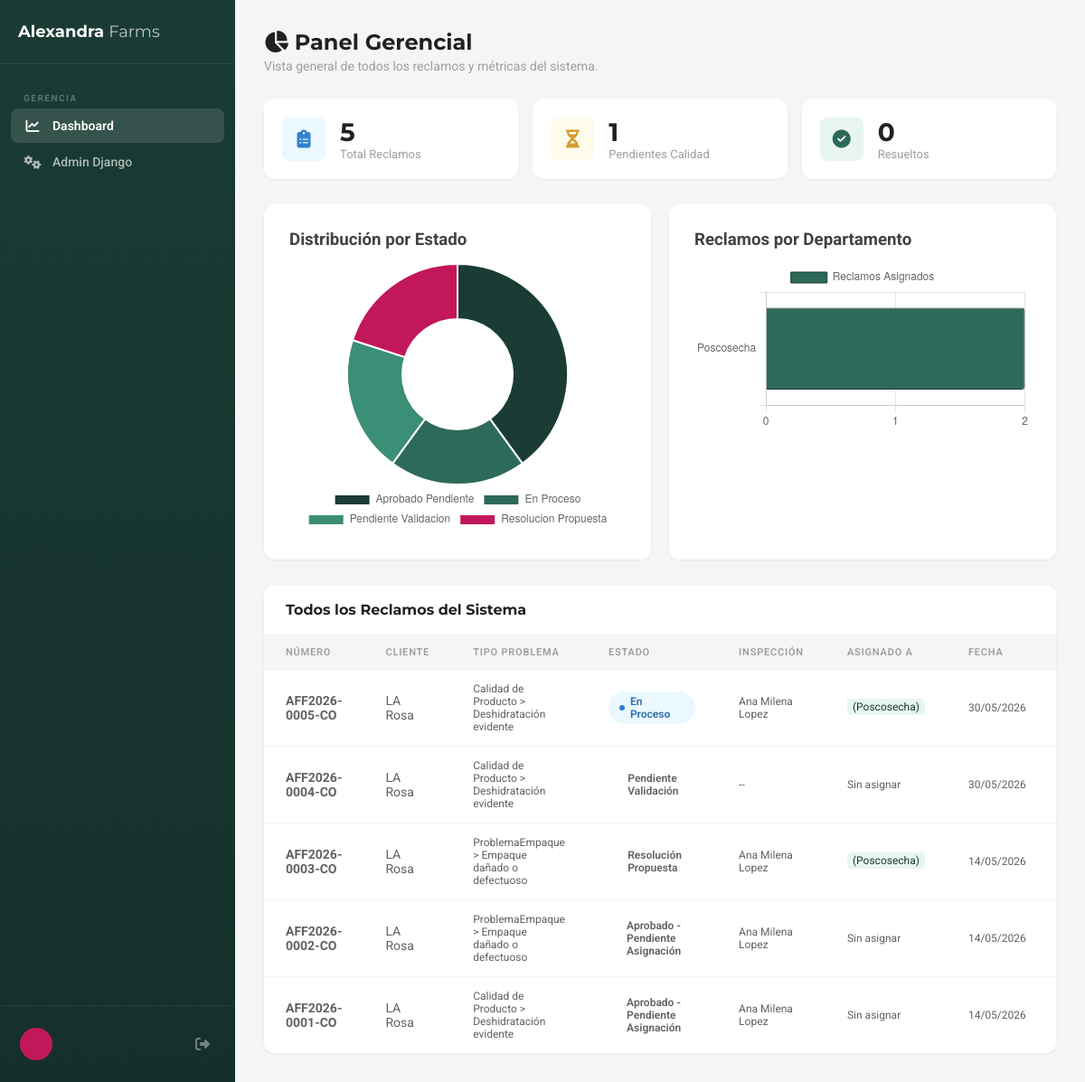
/reclamos/gerencia/ (signed in), run on the app's committed database.
### reclamos/models.py (models this page shows, shortened)
class Reclamo(models.Model):
    ESTADOS = (
        ('pendiente_validacion', _('Pendiente Validación')),
        ('en_validacion', _('En Validación')),
        ('aprobado_pendiente', _('Aprobado - Pendiente Asignación')),
        ('rechazado', _('Rechazado')),
        ('en_proceso', _('En Proceso')),
        ('en_investigacion', _('En Investigación')),
        ('resolucion_propuesta', _('Resolución Propuesta')),
        ('resuelto', _('Resuelto')),
        ('cerrado', _('Cerrado')),
    )
    numero = models.CharField(max_length=25, unique=True, editable=False, verbose_name=_('Número'))
    cliente = models.ForeignKey(Perfil, on_delete=models.CASCADE, related_name='reclamos', verbose_name=_('Cliente'))
    tipo_problema = models.ForeignKey(TipoProblema, on_delete=models.PROTECT, verbose_name=_('Tipo de problema'))
    variedad_rosa = models.CharField(max_length=100, verbose_name=_('Variedad de rosa'))
    numero_guia_master = models.CharField(max_length=100, verbose_name=_('Número de Guía Master'))
    fecha_despacho = models.DateField(verbose_name=_('Fecha de despacho'))
    descripcion = models.TextField(verbose_name=_('Descripción detallada'))
    estado = models.CharField(max_length=25, choices=ESTADOS, default='pendiente_validacion', verbose_name=_('Estado'))
    inspector_calidad = models.ForeignKey(
        Perfil, on_delete=models.SET_NULL, null=True, blank=True,
        related_name='reclamos_inspeccionados', verbose_name=_('Inspector de Calidad')
    )
    motivo_rechazo = models.ForeignKey(
        MotivoRechazo, on_delete=models.SET_NULL, null=True, blank=True,
        verbose_name=_('Motivo de Rechazo')
    )
    observaciones_internas_calidad = models.TextField(blank=True, verbose_name=_('Observaciones Internas (Calidad)'))
    zona_horaria_cliente = models.CharField(max_length=50, default='America/New_York', verbose_name=_('Zona horaria cliente'))
    created_at = models.DateTimeField(auto_now_add=True)
    updated_at = models.DateTimeField(auto_now=True)
    class Meta:
        verbose_name = _('Reclamo')
        verbose_name_plural = _('Reclamos')
        ordering = ['-created_at']
        permissions = [
            ("puede_validar_calidad", "Puede validar reclamos como Control de Calidad"),
            ("puede_ver_gerencia", "Puede ver dashboard gerencial"),
        ]

class TipoProblema(models.Model):
    categoria = models.ForeignKey(CategoriaProblema, on_delete=models.CASCADE, related_name='tipos')
    nombre = models.CharField(max_length=150, verbose_name=_('Tipo de Problema'))
    activo = models.BooleanField(default=True)
    class Meta:
        verbose_name = _('Tipo de Problema')
        verbose_name_plural = _('Tipos de Problemas')
    def __str__(self):
        return f"{self.categoria.nombre} > {self.nombre}"

class CategoriaProblema(models.Model):
    nombre = models.CharField(max_length=100, verbose_name=_('Categoría'))
    orden = models.PositiveIntegerField(default=0)
    class Meta:
        verbose_name = _('Categoría de Problema')
        verbose_name_plural = _('Categorías de Problemas')
        ordering = ['orden']

class AsignacionArea(models.Model):
    reclamo = models.ForeignKey(Reclamo, on_delete=models.CASCADE, related_name='areas_asignadas')
    responsable = models.ForeignKey(Perfil, on_delete=models.CASCADE, related_name='tareas_reclamos')
    departamento = models.CharField(max_length=100, verbose_name=_('Departamento (ej. Poscosecha)'))
    fecha_asignacion = models.DateTimeField(auto_now_add=True)
    accion_tomada = models.TextField(blank=True, verbose_name=_('Acciones tomadas'))
    class Meta:
        verbose_name = _('Asignación a Área')
        unique_together = ('reclamo', 'responsable')

### cuentas/models.py (models this page shows, shortened)
class Perfil(models.Model):
    ROLES = (
        ('cliente_comprador', _('Cliente Comprador')),
        ('empleado', _('Empleado Interno')),
    )
    DEPARTAMENTOS = (
        ('ventas', _('Ventas')),
        ('calidad', _('Control de Calidad')),
        ('poscosecha', _('Poscosecha')),
        ('produccion', _('Producción')),
        ('exportaciones', _('Exportaciones')),
        ('gerencia', _('Gerencia General')),
        ('admin', _('Administrador TI')),
    )
    IDIOMAS = (
        ('es', _('Español')),
        ('en', _('English')),
        ('ru', _('Русский')),
    )
    user = models.OneToOneField(User, on_delete=models.CASCADE, related_name='perfil')
    role = models.CharField(max_length=20, choices=ROLES, verbose_name=_('Rol'))
    departamento = models.CharField(max_length=20, choices=DEPARTAMENTOS, null=True, blank=True, verbose_name=_('Departamento'))
    phone = models.CharField(max_length=30, blank=True, verbose_name=_('Teléfono'))
    company_name = models.CharField(max_length=200, blank=True, verbose_name=_('Empresa'))
    country = models.CharField(max_length=100, blank=True, verbose_name=_('País'))
    preferred_language = models.CharField(
        max_length=2, choices=IDIOMAS, default='es', verbose_name=_('Idioma preferido')
    )
    must_change_password = models.BooleanField(
        default=False, verbose_name=_('Debe cambiar contraseña')
    )
    temp_password_expires_at = models.DateTimeField(
        null=True, blank=True, verbose_name=_('Expiración de contraseña temporal')
    )
    failed_attempts = models.IntegerField(default=0, verbose_name=_('Intentos fallidos'))
    locked_until = models.DateTimeField(
        null=True, blank=True, verbose_name=_('Bloqueado hasta')
    )
    created_at = models.DateTimeField(auto_now_add=True, verbose_name=_('Creado el'))
    class Meta:
        verbose_name = _('Perfil')
        verbose_name_plural = _('Perfiles')

### reclamos/views.py (the view)
# urls.py: path('gerencia/', views.panel_gerencia, name='panel_gerencia'),
@login_required
def panel_gerencia(request):
    if not request.user.is_superuser:
        return redirect('login')
    reclamos = Reclamo.objects.select_related(
        'cliente__user', 'inspector_calidad__user', 'tipo_problema'
    ).prefetch_related('areas_asignadas__responsable__user').order_by('-created_at')
    total_reclamos = reclamos.count()
    pendientes_calidad = reclamos.filter(estado='pendiente_validacion').count()
    resueltos = reclamos.filter(estado__in=['resuelto', 'cerrado']).count()
    estados_data = Reclamo.objects.values('estado').annotate(total=Count('id'))
    estados_labels = [item['estado'].replace('_', ' ').title() for item in estados_data]
    estados_counts = [item['total'] for item in estados_data]
    areas_data = AsignacionArea.objects.values('departamento').annotate(total=Count('reclamo', distinct=True))
    areas_labels = [item['departamento'] for item in areas_data]
    areas_counts = [item['total'] for item in areas_data]
    return render(request, 'reclamos/panel_gerencia.html', {
        'reclamos': reclamos,
        'total_reclamos': total_reclamos,
        'pendientes_calidad': pendientes_calidad,
        'resueltos': resueltos,
        'estados_labels': json.dumps(estados_labels),
        'estados_counts': json.dumps(estados_counts),
        'areas_labels': json.dumps(areas_labels),
        'areas_counts': json.dumps(areas_counts),
    })

### reclamos/templates/reclamos/panel_gerencia.html (shortened to what this page needs)
{% extends 'reclamos/base_panel.html' %}
{% block sidebar_nav %}
    <div class="nav-section">Gerencia</div>
    <a href="{% url 'panel_gerencia' %}" class="active"><i class="fas fa-chart-line"></i> Dashboard</a>
    <a href="/admin/" target="_blank"><i class="fas fa-cogs"></i> Admin Django</a>
{% endblock %}
{% block content %}
    <div class="page-header">
        <h1><i class="fas fa-chart-pie"></i> Panel Gerencial</h1>
        <p>Vista general de todos los reclamos y métricas del sistema.</p>
    </div>
    <div class="stats-grid" style="margin-bottom: 28px;">
        <div class="stat-card">
            <div class="stat-card-icon blue"><i class="fas fa-clipboard-list"></i></div>
            <div>
                <div class="stat-card-value">{{ total_reclamos }}</div>
                <div class="stat-card-label">Total Reclamos</div>
            </div>
        </div>
        <div class="stat-card">
            <div class="stat-card-icon yellow"><i class="fas fa-hourglass-half"></i></div>
            <div>
                <div class="stat-card-value">{{ pendientes_calidad }}</div>
                <div class="stat-card-label">Pendientes Calidad</div>
            </div>
        </div>
        <div class="stat-card">
            <div class="stat-card-icon green"><i class="fas fa-check-circle"></i></div>
            <div>
                <div class="stat-card-value">{{ resueltos }}</div>
                <div class="stat-card-label">Resueltos</div>
            </div>
        </div>
    </div>
    <div style="display: grid; grid-template-columns: 1fr 1fr; gap: 20px; margin-bottom: 28px;">
        <div class="form-panel">
            <h3 style="margin-bottom:15px;">Distribución por Estado</h3>
            <canvas id="chartEstados" style="max-height: 300px;"></canvas>
        </div>
        <div class="form-panel">
            <h3 style="margin-bottom:15px;">Reclamos por Departamento</h3>
            <canvas id="chartAreas" style="max-height: 300px;"></canvas>
        </div>
    </div>
    <div class="table-card">
        <div class="table-card-header">
            <h2>Todos los Reclamos del Sistema</h2>
        </div>
        <table>
            <thead>
                <tr>
                    <th>Número</th>
                    <th>Cliente</th>
                    <th>Tipo Problema</th>
                    <th>Estado</th>
                    <th>Inspección</th>
                    <th>Asignado a</th>
                    <th>Fecha</th>
                    <th>Ver</th>
                </tr>
            </thead>
            <tbody>
                {% for r in reclamos %}
                <tr>
                    <td><strong>{{ r.numero }}</strong></td>
                    <td>{{ r.cliente.company_name }}</td>
                    <td style="font-size:12px;">{{ r.tipo_problema }}</td>
                    <td><span class="badge badge-{{ r.estado }}"><span class="badge-dot"></span> {{ r.get_estado_display }}</span></td>
                    <td style="font-size:12px;">{% if r.inspector_calidad %}{{ r.inspector_calidad.user.get_full_name }}{% else %}--{% endif %}</td>
                    <td style="font-size:12px;">
                        {% for asignacion in r.areas_asignadas.all %}
                            <span style="background:#e8f5f0; color:#1a3c34; padding:2px 6px; border-radius:4px; display:inline-block; margin-bottom:2px;">
                                {{ asignacion.responsable.get_full_name }} ({{ asignacion.departamento }})
                            </span>
                        {% empty %}
                            Sin asignar
                        {% endfor %}
                    </td>
                    <td style="font-size:12px;">{{ r.created_at|date:"d/m/Y" }}</td>
                    <td>
                    </td>
                </tr>
                {% endfor %}
            </tbody>
        </table>
    </div>
{% endblock %}
{% block extra_js %}
<script>
    // Colores corporativos de Alexandra Farms
    const coloresAF = ['#1a3c34', '#2d6a5a', '#3a8f76', '#c2185b', '#ffc107', '#856404', '#757575'];
    // Gráfico 1: Estados (Torta/Dona)
    const ctxEstados = document.getElementById('chartEstados').getContext('2d');
    new Chart(ctxEstados, {
        type: 'doughnut',
        data: {
            labels: {{ estados_labels|safe }},
            datasets: [{
                data: {{ estados_counts|safe }},
                backgroundColor: coloresAF,
                borderWidth: 2,
                borderColor: '#ffffff'
            }]
        },
        options: {
            responsive: true,
            plugins: {
                legend: { position: 'bottom', labels: { font: { size: 12 } } }
            }
        }
    });
    // Gráfico 2: Departamentos (Barras Horizontales)
    const ctxAreas = document.getElementById('chartAreas').getContext('2d');
    new Chart(ctxAreas, {
        type: 'bar',
        data: {
            labels: {{ areas_labels|safe }},
            datasets: [{
                label: 'Reclamos Asignados',
                data: {{ areas_counts|safe }},
                backgroundColor: '#2d6a5a',
                borderColor: '#1a3c34',
                borderWidth: 1,
                borderRadius: 4
            }]
        },
        options: {
            indexAxis: 'y', // Barras horizontales
            responsive: true,
            scales: {
                x: { beginAtZero: true, ticks: { stepSize: 1 } }
            }
        }
    });
</script>
{% endblock %}

### reclamos/templates/reclamos/base_panel.html (style rules this page uses)
:root { --green-dark: #1a3c34; --green-medium: #2d6a5a; --green-light: #3a8f76; --green-pale: #e8f5f0; --rose: #c2185b; --rose-pale: #fce4ec; --cream: #faf8f5; --white: #ffffff; --gray-100: #f5f5f5; --gray-200: #eeeeee; --gray-300: #e0e0e0; --gray-400: #bdbdbd; --gray-500: #9e9e9e; --gray-600: #757575; --gray-700: #616161; --gray-800: #424242; --gray-900: #212121; --font-heading: 'Montserrat', sans-serif; --font-body: 'Roboto', sans-serif; --radius-sm: 8px; --radius-md: 12px; --sidebar-w: 260px; --transition: 0.3s cubic-bezier(0.4, 0, 0.2, 1); }
*, *::before, *::after { margin: 0; padding: 0; box-sizing: border-box; }
body { font-family: var(--font-body); background: var(--gray-100); color: var(--gray-800); min-height: 100vh; }
.sidebar-nav a { display: flex; align-items: center; gap: 12px; padding: 11px 14px; color: rgba(255,255,255,0.65); text-decoration: none; border-radius: var(--radius-sm); font-size: 14px; font-weight: 500; transition: var(--transition); margin-bottom: 2px; }
.sidebar-nav a i { width: 20px; text-align: center; font-size: 15px; }
.sidebar-nav a.active { background: rgba(255,255,255,0.12); color: white; font-weight: 600; }
.sidebar-nav .nav-section { font-size: 10px; text-transform: uppercase; letter-spacing: 1.5px; color: rgba(255,255,255,0.3); padding: 16px 14px 6px; font-weight: 600; }
.page-header { margin-bottom: 28px; }
.page-header h1 { font-family: var(--font-heading); font-weight: 700; font-size: 24px; color: var(--gray-900); }
.page-header p { font-size: 14px; color: var(--gray-500); margin-top: 4px; }
.stats-grid { display: grid; grid-template-columns: repeat(auto-fit, minmax(200px, 1fr)); gap: 16px; margin-bottom: 28px; }
.stat-card { background: var(--white); border-radius: var(--radius-md); padding: 20px; box-shadow: 0 1px 3px rgba(0,0,0,0.06); display: flex; align-items: center; gap: 16px; }
.stat-card-icon { width: 48px; height: 48px; border-radius: var(--radius-sm); display: flex; align-items: center; justify-content: center; font-size: 20px; flex-shrink: 0; }
.stat-card-icon.yellow { background: #fffbeb; color: #d69e2e; }
.stat-card-icon.blue { background: #ebf8ff; color: #3182ce; }
.stat-card-icon.green { background: var(--green-pale); color: var(--green-medium); }
.stat-card-value { font-family: var(--font-heading); font-weight: 700; font-size: 28px; color: var(--gray-900); }
.stat-card-label { font-size: 13px; color: var(--gray-500); }
.table-card { background: var(--white); border-radius: var(--radius-md); box-shadow: 0 1px 3px rgba(0,0,0,0.06); overflow: hidden; }
.table-card-header { padding: 18px 24px; border-bottom: 1px solid var(--gray-200); display: flex; align-items: center; justify-content: space-between; }
.table-card-header h2 { font-family: var(--font-heading); font-weight: 700; font-size: 16px; color: var(--gray-900); }
table { width: 100%; border-collapse: collapse; }
thead th { text-align: left; padding: 12px 24px; font-size: 11px; font-weight: 600; text-transform: uppercase; letter-spacing: 0.8px; color: var(--gray-500); background: var(--gray-100); border-bottom: 1px solid var(--gray-200); }
tbody td { padding: 14px 24px; font-size: 14px; color: var(--gray-700); border-bottom: 1px solid var(--gray-100); }
tbody tr:last-child td { border-bottom: none; }
.badge { display: inline-flex; align-items: center; gap: 6px; padding: 4px 12px; border-radius: 50px; font-size: 12px; font-weight: 600; }
.badge-en_proceso { background: #ebf8ff; color: #2b6cb0; }
.badge-dot { width: 6px; height: 6px; border-radius: 50%; }
.badge-en_proceso .badge-dot { background: #3182ce; }
.form-panel { background: var(--white); border-radius: var(--radius-md); box-shadow: 0 1px 3px rgba(0,0,0,0.06); padding: 28px; max-width: 720px; }

### data on the page
Reclamo: numero "AFF2026-0005-CO", cliente.company_name "LA Rosa", tipo_problema "Calidad de Producto > Deshidratación evidente", estado "En Proceso", inspector_calidad.user.get_full_name "Ana Milena Lopez", created_at "30/05/2026"
AsignacionArea: departamento "Poscosecha"
Reclamo: numero "AFF2026-0004-CO", cliente.company_name "LA Rosa", tipo_problema "Calidad de Producto > Deshidratación evidente", estado "Pendiente Validación", created_at "30/05/2026"
Reclamo: numero "AFF2026-0003-CO", cliente.company_name "LA Rosa", tipo_problema "ProblemaEmpaque > Empaque dañado o defectuoso", estado "Resolución Propuesta", inspector_calidad.user.get_full_name "Ana Milena Lopez", created_at "14/05/2026"
AsignacionArea: departamento "Poscosecha"
Reclamo: numero "AFF2026-0002-CO", cliente.company_name "LA Rosa", tipo_problema "ProblemaEmpaque > Empaque dañado o defectuoso", estado "Aprobado - Pendiente Asignación", inspector_calidad.user.get_full_name "Ana Milena Lopez", created_at "14/05/2026"
Reclamo: numero "AFF2026-0001-CO", cliente.company_name "LA Rosa", tipo_problema "Calidad de Producto > Deshidratación evidente", estado "Aprobado - Pendiente Asignación", inspector_calidad.user.get_full_name "Ana Milena Lopez", created_at "14/05/2026"

### other printed values
{{ total_reclamos }} "5"
{{ pendientes_calidad }} "1"
{{ resueltos }} "0"
chart data {{ estados_counts|safe }} [2, 1, 1, 1]
chart data {{ areas_labels|safe }} ["Poscosecha"]
chart data {{ areas_counts|safe }} [2]
